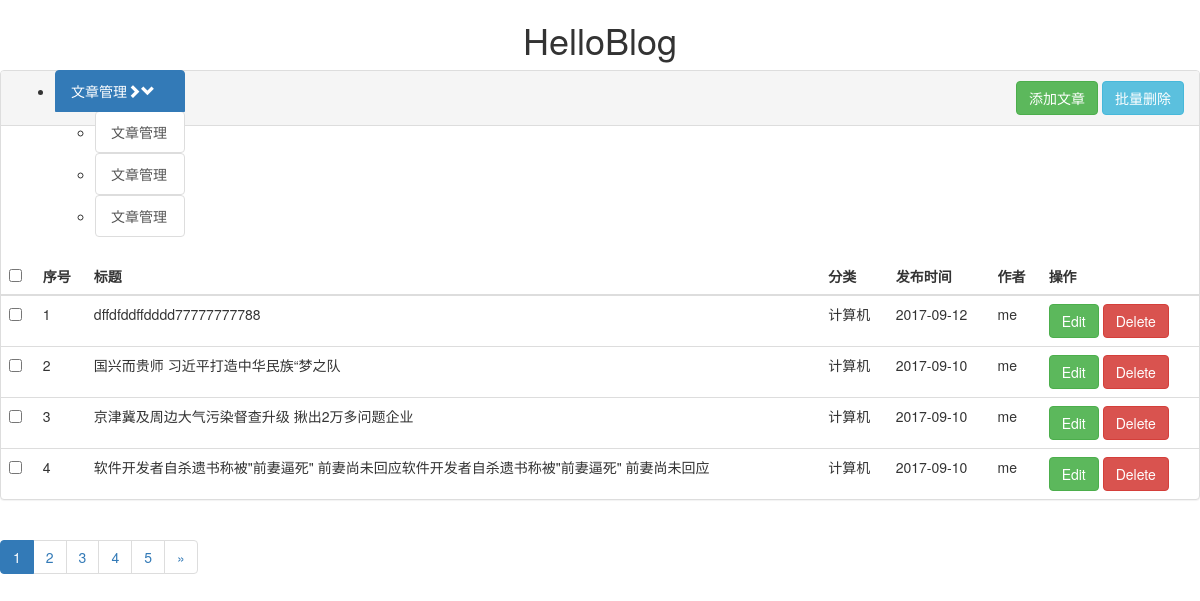
The page /backend/article_admin.html on the database as committed earlier.
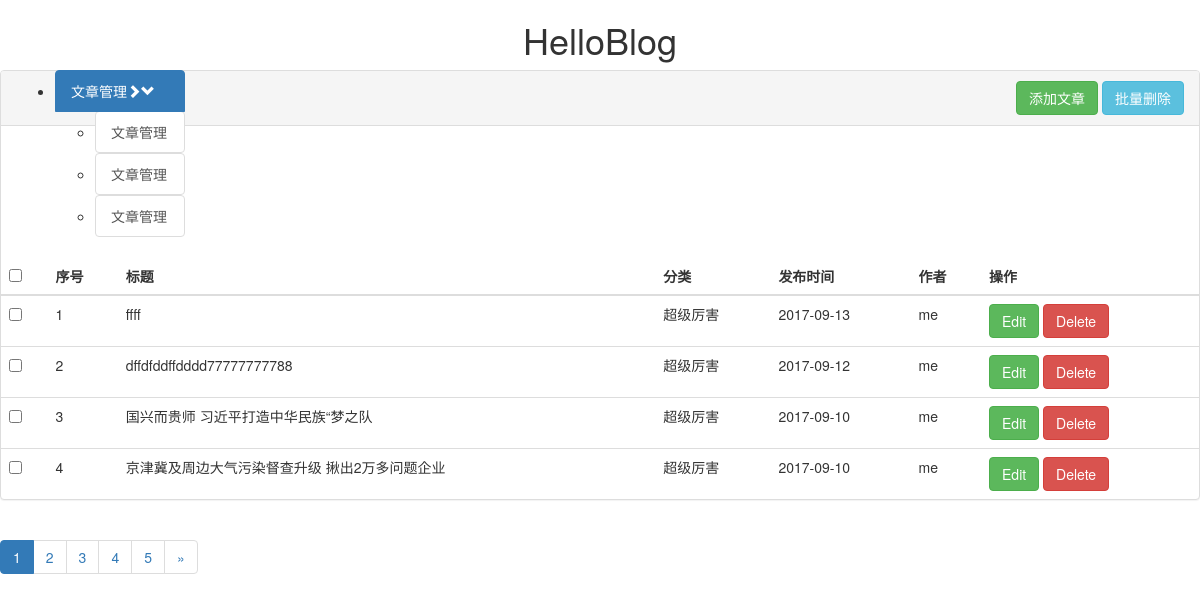
The same page on the database as committed later.
### backend/models.py (models this page shows, shortened)
class Article(models.Model):
    id = models.AutoField(primary_key=True)
    title = models.CharField(max_length=64)
    publish_time = models.DateField(auto_now_add=True)
    tags = models.ManyToManyField(Tag)
    catagory = models.ForeignKey(Catagory)
    content = models.TextField()
    author = models.CharField(max_length=8)
    canbe_content = models.BooleanField(default=True)
    viwes_num = models.IntegerField(verbose_name='浏览数')
    summary = models.CharField(max_length=256)

class Catagory(models.Model):
    name = models.CharField('名称',max_length=30)
    def __str__(self):
        return self.name

### backend/views.py (the view)
@csrf_exempt
def article_admin(request):
    if request.POST:
        if request.POST.getlist('select_checked_article_list[]'):
            for line in request.POST.getlist('select_checked_article_list[]'):
                delete_sql_obj = Article.objects.get(id=int(line))
                delete_sql_obj.delete()
            return HttpResponse("delete all OK")
    else:
        every_page_num = 4  # 每页显示的记录数  #不加 order by 会有警告信息
        p = Paginator(Article.objects.all().order_by('-publish_time',), every_page_num)
        page = request.GET.get('page')
        print(type(page))
        if page == None:
            page = 1
        current_page_first = (int(page) - 1) * every_page_num
        try:
            contacts = p.page(page)
        except PageNotAnInteger:
            contacts = p.page(1)
        except EmptyPage:
            contacts = p.page(p.num_pages)
        for line in contacts:
            line.publish_time = datetime.datetime.strftime(line.publish_time, "%Y-%m-%d")
        return render(request, 'backend/article_admin.html', context={
            'contacts': contacts, 'every_page_num': every_page_num,
            'current_page_first': current_page_first,
        })

### templates/backend/article_admin.html (shortened to what this page needs)
<!DOCTYPE html>
<html lang="en">
<head>
    <link href="/static/css/bootstrap.min.css" rel="stylesheet">
    <link href="/static/css/custom.css" rel="stylesheet">
</head>
<body>
<div class="page-header-for-admin">
    <h1 class="text-center">HelloBlog</h1>
</div>
<div class="col-lg-2">
    <div class="list-group text-for-admin">
        <ul class="left-content-for-admin" id="drop1">
            <li>
                <a href="#" class="list-group-item active" id="dropdown1">文章管理<span
                        class="glyphicon glyphicon-chevron-right" aria-hidden="true"></span><span
                        class="glyphicon glyphicon-chevron-down" aria-hidden="true"></span></a>
                <ul class="left-content-for-admin">
                    <li><a href="#" class="list-group-item">文章管理</a></li>
                    <li><a href="#" class="list-group-item">文章管理</a></li>
                    <li><a href="#" class="list-group-item">文章管理</a></li>
                </ul>
            </li>
        </ul>
    </div>
</div>
<div class="col-lg-9-for-admin">
    <div class="panel panel-default">
        <div class="panel-heading text-for-admin-2" style="height: 55px;">
            <span class="pull-right">
                <a class="btn btn-success" href="{% url 'edit_article' %}">添加文章</a>
                <a class="btn btn-info" name="delete-all">批量删除</a>
            </span>
        </div>
        <table class="table">
            <thead>
            <tr>
                <th><input name="checked-all" type="checkbox"></th>
                <th>序号</th>
                <th>标题</th>
                <th>分类</th>
                <th>发布时间</th>
                <th>作者</th>
                <th>操作</th>
            </tr>
            </thead>
            <tbody>
            {% for article in contacts %}
                <tr name="RowId" row-id="{{ article.id }}">
                    <td scope="row"><label>
                        <input name="checked-one" type="checkbox">
                    </label></td>
                    <td scope="row">
                        {{ current_page_first|add:forloop.counter }}
                    </td>
                    <td>{{ article.title }}</td>
                    <td>{{ article.catagory }}</td>
                    <td>{{ article.publish_time }}</td>
                    <td>{{ article.author }}</td>
                    <td>
                        <a href="{% url "edit_article" %}?article-id={{ article.id }}&command=null" class="btn btn-success">Edit</a>
                        <a href="{% url "edit_article" %}?article-id={{ article.id }}&command=delete" class="btn btn-danger">Delete</a>
                    </td>
                </tr>
            {% endfor %}
            </tbody>
        </table>
    </div>
    <div>
        <ul class="pagination">
            {% for pg in contacts.paginator.page_range %}
                {% if contacts.number == pg %}
                    <li class="active"><a href="?page={{ pg }}">{{ pg }}</a></li>
                {% else %}
                    <li><a href="?page={{ pg }}">{{ pg }}</a></li>
                {% endif %}
            {% endfor %}
            {% if contacts.has_next  %}
                <li><a href="?page={{ contacts.next_page_number }}" aria-label="Next"><span aria-hidden="true">&raquo;</span></a>
                </li>
            {% endif %}
        </ul>
    </div>
</div>
</body>
</html>

Rows that differ between the two databases and show on the page:
no longer on this page (row unchanged): Article: counter "4", title "软件开发者自杀遗书称被\"前妻逼死\" 前妻尚未回应软件开发者自杀遗书称被\"前妻逼死\" 前妻尚未回应", catagory "计算机", publish_time "2017-09-10", author "me"
added Article: counter "1", title "ffff", catagory "超级厉害", publish_time "2017-09-13", author "me"
changed through a linked row, Article "dffdfddffdddd77777777788": counter "1" → "2"; catagory "计算机" → "超级厉害"
changed through a linked row, Article "国兴而贵师 习近平打造中华民族“梦之队": counter "2" → "3"; catagory "计算机" → "超级厉害"
changed through a linked row, Article "京津冀及周边大气污染督查升级 揪出2万多问题企业": counter "3" → "4"; catagory "计算机" → "超级厉害"
